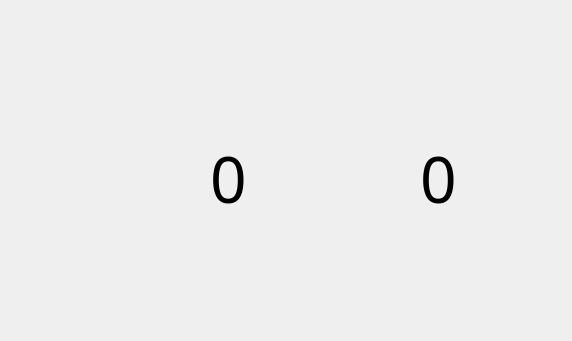
<?xml version="1.0" encoding="UTF-8"?>
<ui version="4.0">
 <class>gamewidget</class>
 <widget class="QWidget" name="gamewidget">
  <property name="geometry">
   <rect>
    <x>0</x>
    <y>0</y>
    <width>572</width>
    <height>341</height>
   </rect>
  </property>
  <property name="windowTitle">
   <string>俄罗斯方块</string>
  </property>
  <widget class="QLabel" name="label_2">
   <property name="geometry">
    <rect>
     <x>210</x>
     <y>100</y>
     <width>101</width>
     <height>155</height>
    </rect>
   </property>
   <property name="sizePolicy">
    <sizepolicy hsizetype="Fixed" vsizetype="Maximum">
     <horstretch>0</horstretch>
     <verstretch>0</verstretch>
    </sizepolicy>
   </property>
   <property name="font">
    <font>
     <family>Snap ITC</family>
     <pointsize>48</pointsize>
     <weight>50</weight>
     <italic>false</italic>
     <bold>false</bold>
     <kerning>true</kerning>
    </font>
   </property>
   <property name="contextMenuPolicy">
    <enum>Qt::DefaultContextMenu</enum>
   </property>
   <property name="layoutDirection">
    <enum>Qt::LeftToRight</enum>
   </property>
   <property name="autoFillBackground">
    <bool>false</bool>
   </property>
   <property name="frameShadow">
    <enum>QFrame::Plain</enum>
   </property>
   <property name="text">
    <string>0</string>
   </property>
   <property name="textFormat">
    <enum>Qt::PlainText</enum>
   </property>
  </widget>
  <widget class="QLabel" name="label_3">
   <property name="geometry">
    <rect>
     <x>420</x>
     <y>100</y>
     <width>101</width>
     <height>155</height>
    </rect>
   </property>
   <property name="sizePolicy">
    <sizepolicy hsizetype="Expanding" vsizetype="Expanding">
     <horstretch>0</horstretch>
     <verstretch>0</verstretch>
    </sizepolicy>
   </property>
   <property name="font">
    <font>
     <family>Snap ITC</family>
     <pointsize>48</pointsize>
    </font>
   </property>
   <property name="contextMenuPolicy">
    <enum>Qt::DefaultContextMenu</enum>
   </property>
   <property name="layoutDirection">
    <enum>Qt::LeftToRight</enum>
   </property>
   <property name="autoFillBackground">
    <bool>false</bool>
   </property>
   <property name="frameShadow">
    <enum>QFrame::Plain</enum>
   </property>
   <property name="text">
    <string>0</string>
   </property>
   <property name="textFormat">
    <enum>Qt::PlainText</enum>
   </property>
  </widget>
 </widget>
 <resources/>
 <connections/>
</ui>
